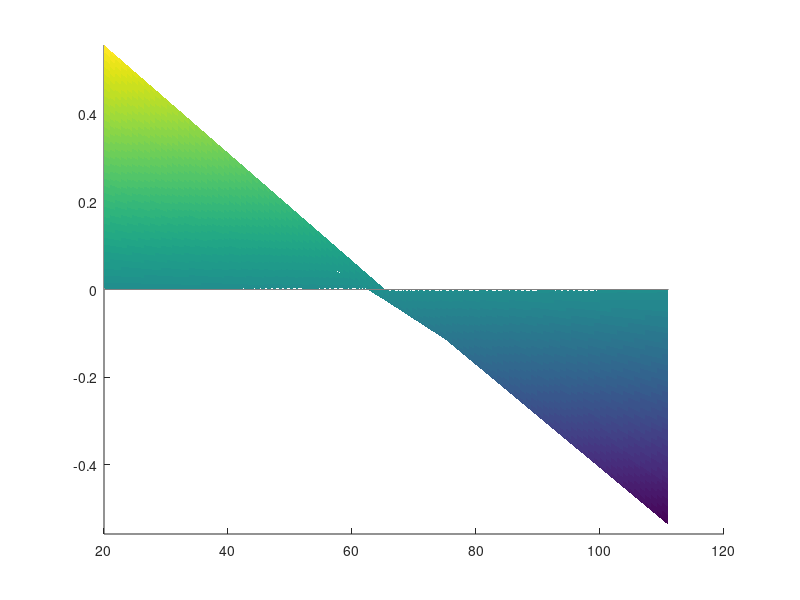

MATLAB code for this plot: (Note: this script raises an error after producing the figure.)
function fig = plotModShape(shape, figTitle)
%PLOTMODSHAPE Plot the modale shape 
%   Detailed explanation goes here

interpExt = false;
printChanels = true;

%%

if nargin < 2
    figTitle = '';
end
if nargin < 1 % exemple
    shape = [1.0000, -0.0027, -0.9622, 0.6654, -0.0474, -0.7961, 0.4438, -0.0047, -0.0557];
    %shape = [1, 1, 1, 0.5, 0.5, 0.5, 0, 0, 0];
    shape = shape / sqrt(shape * shape.');
end

%%

if size(shape, 1) > size(shape, 2)
    shape = transpose(shape);
end

if size(shape, 1) ~= 1 || size(shape, 2) ~= 9 || ~all(imag(shape) == 0)
    lastwarn('');
    fig = nan;
    return
end

maxAbsShape = max(abs(shape));

shape = reshape(shape, 3, 3).';

H = 150;
L = 131;

% sensors
Xch = [20, 65.5, 111; 20, 65.5, 111; 20, 65.5, 111];
Ych = [114.25, 114.25, 114.25; 75, 75, 75; 36.25, 36.25, 36.25];

nH = 100;
nL = 100;

% ground
X0 = [20, 65.5, 111];
Y0 = zeros(1, 3);
shape0 = zeros(1, 3);

% total shape points
X = [Xch; X0];
Y = [Ych; Y0];
shape = [shape; shape0];

if interpExt
    X = [X0; X];
    Y = [H*ones(1, 3); Y];
    shape = [shape(1,:); shape];
    X = [zeros(5, 1), X, L*ones(5, 1)];
    Y = [Y(:,1), Y, Y(:,end)];
    shape = [shape(:,1), shape, shape(:,end)];
end

% grid
x = linspace(20, 111, nL);
y = linspace(0, 114.25, nH);


if interpExt
    x = linspace(0, L, nL);
    y = linspace(0, H, nH);
end

[x, y] = meshgrid(x, y);

%% interpolation

shape2 = interp2(X, Y, shape, x, y);
% shape2 = interp2(X, Y, shape, x, y, 'makima'); %, 'spline'

%% affichage

fig = figure('Name', figTitle);
ax = axes(fig);
hold(ax, 'on');
plt = surf(ax, x, shape2, y, shape2, 'EdgeColor', 'none');
ylim(ax, maxAbsShape*[-1, 1]);

gray = 0.5;
xGrid = [20, 65.5, 111];
yGrid = [0, 36.25, 75, 114.25];
if interpExt
    xGrid = [0, 20, 65.5, 111, 131];
    yGrid = [0, 36.25, 75, 114.25, 150];
end
for x = xGrid
    plot3(ax, [x, x], [0, 0], [yGrid(1), yGrid(end)], 'Color', gray*[1 1 1]);
end
for y = yGrid
    plot3(ax, [xGrid(1), xGrid(end)], [0, 0], [y, y], 'Color', gray*[1 1 1]);
end

if printChanels
    xch = transpose(Xch);
    xch = xch(:);
    ych = transpose(Ych);
    ych = ych(:);
    for ch = 1:9
        text(ax, xch(ch), -3.5*maxAbsShape, ych(ch), ['ch', num2str(ch)]);
    end
end

load('mur silvia/customColorMap');

colormap(fig, customColorMap);
% colormap(fig, jet);
caxis(ax, maxAbsShape*[-1, 1]);
colorbar(ax);

view(ax, 45, 20);

pbaspect(ax, [1 0.1 1]);
set(ax,'visible','off');

pos = get(fig, 'Position');
pos(3) = 380;
set(fig, 'Position', pos);

end

